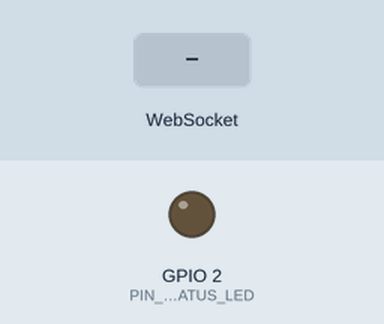
Simulated run of this sketch. Board: ESP32. Parts: output pins drawn as LEDs (lit = HIGH). The inputs (shaded band) are chosen by the test bench. WiFi joins after 1.5 s; servers stay silent unless stated; what the sketch prints to the serial monitor is not drawn.

Above: at 2.8 s.
2.9 s: WebSocket text "CMD:" received
At 3.2 s:
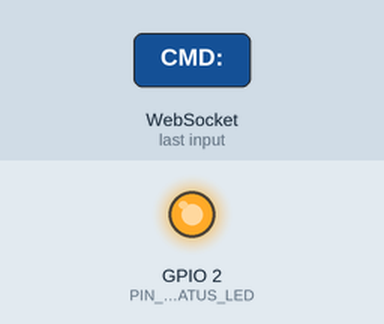
Timing chart, 0 to 5.9 s (numbered marks = the images above; inputs shaded):
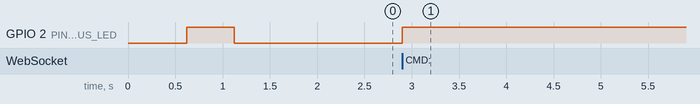

Measured:
- after the input at 2.9 s, GPIO 2 (PIN_STATUS_LED): LOW → HIGH at once

The sketch:

esp32_puente_websocket.ino
```cpp
/**
 * ============================================================================
 * PROYECTO: Cabeza Animatrónica con IA Local
 * NODO: ESP32 DevKit V1 (Pasarela Inalámbrica Wi-Fi WebSocket <-> UART2)
 * ÁREA: Sistemas Embebidos y Robótica
 * ============================================================================
 *
 * DISTRIBUCIÓN DE PINES OFICIAL:
 *   - GPIO 17 (TX2) : Salida UART2 (3.3V) -> Directo a Arduino Pin D2 (RX)
 *   - GPIO 16 (RX2) : Entrada UART2 (3.3V) <- Desde divisor 1k/2k (Arduino D3 TX)
 *   - GPIO 2        : LED azul integrado (Indicador de conexión Wi-Fi/WebSocket)
 *   - GND           : Tierra Común (Unida a Arduino y Fuente Externa de Servos)
 * ============================================================================
 */

#include <WiFi.h>
#include <WebSocketsClient.h>

// ----------------------------------------------------------------------------
// CONFIGURACIÓN DE RED WI-FI Y SERVIDOR PC LOCAL
// ----------------------------------------------------------------------------
// Ingrese el nombre y contraseña de su red Wi-Fi doméstica o punto de acceso:
const char* WIFI_SSID     = "TU_RED_WIFI";
const char* WIFI_PASSWORD = "TU_PASSWORD";

// Dirección IP local de la computadora (donde corre el servidor en Python):
const char* PC_SERVER_IP  = "192.168.1.15";
const uint16_t PC_PORT    = 8000;
const char* WS_PATH       = "/ws/animatronic";

// ----------------------------------------------------------------------------
// PINES Y HARDWARE SERIAL
// ----------------------------------------------------------------------------
#define PIN_UART2_RX  16  // Recibe telemetría desde Arduino (acondicionada a 3.3V)
#define PIN_UART2_TX  17  // Envía comandos hacia Arduino D2 (3.3V nativo)
#define PIN_STATUS_LED 2  // LED azul integrado en placa

// Tasa de baudios optimizada con el Arduino Uno (38400 bps: 4x ancho de banda y 0.16% error)
#define UART2_BAUD_RATE 38400

// ----------------------------------------------------------------------------
// OBJETOS Y VARIABLES GLOBALES
// ----------------------------------------------------------------------------
WebSocketsClient webSocket;
HardwareSerial ArduinoSerial(2); // Usar hardware UART2 del ESP32

String uartBuffer = "";
bool isWebSocketConnected = false;

// Buffer Latest-Command-Wins no bloqueante para evitar desbordamiento del FIFO UART
String pendingCommand = "";
bool hasPendingCommand = false;

// ============================================================================
// MANEJADOR DE EVENTOS WEBSOCKET (CALLBACK)
// ============================================================================

void webSocketEvent(WStype_t type, uint8_t * payload, size_t length) {
  switch (type) {
    case WStype_DISCONNECTED:
      isWebSocketConnected = false;
      digitalWrite(PIN_STATUS_LED, LOW);
      Serial.println(F("[WS] Desconectado del servidor PC local. Reintentando..."));
      break;

    case WStype_CONNECTED:
      isWebSocketConnected = true;
      digitalWrite(PIN_STATUS_LED, HIGH); // LED fijo = Enlace activo
      Serial.println(F("[WS] ¡CONECTADO CON ÉXITO AL SERVIDOR DE LA PC!"));

      // Enviar mensaje de saludo e identificación
      webSocket.sendTXT("HELLO:NODE=ESP32_ANIMATRONIC_V1");
      break;

    case WStype_TEXT:
      {
        String command = String((char*)payload);
        command.trim();

        // Política Latest-Command-Wins para comandos cinemáticos continuos
        if (command.startsWith("CMD:")) {
          pendingCommand = command;
          hasPendingCommand = true;
        } else {
          // Comandos discretos o no continuos: enviar directamente
          ArduinoSerial.println(command);
        }
      }
      break;

    case WStype_BIN:
    case WStype_ERROR:
    case WStype_FRAGMENT_TEXT_START:
    case WStype_FRAGMENT_BIN_START:
    case WStype_FRAGMENT:
    case WStype_FRAGMENT_FIN:
    case WStype_PING:
    case WStype_PONG:
      break;
  }
}

// ============================================================================
// CONEXIÓN A LA RED WI-FI
// ============================================================================

void connectWiFi() {
  Serial.print(F("\n[WIFI] Conectando a red: "));
  Serial.println(WIFI_SSID);

  WiFi.mode(WIFI_STA);
  WiFi.begin(WIFI_SSID, WIFI_PASSWORD);

  int attempts = 0;
  while (WiFi.status() != WL_CONNECTED && attempts < 30) {
    delay(500);
    digitalWrite(PIN_STATUS_LED, !digitalRead(PIN_STATUS_LED)); // Parpadeo rápido
    Serial.print(F("."));
    attempts++;
  }

  if (WiFi.status() == WL_CONNECTED) {
    digitalWrite(PIN_STATUS_LED, LOW);
    Serial.println(F("\n[WIFI] ¡Conexión establecida con éxito!"));
    Serial.print(F("[WIFI] IP asignada al ESP32: "));
    Serial.println(WiFi.localIP());
  } else {
    Serial.println(F("\n[ERROR] No se pudo conectar a la red Wi-Fi. Revise credenciales."));
  }
}

// ============================================================================
// SETUP
// ============================================================================

void setup() {
  // Puerto serie USB para depuración con la computadora
  Serial.begin(115200);
  delay(100);

  // Configuración de LED de estado
  pinMode(PIN_STATUS_LED, OUTPUT);
  digitalWrite(PIN_STATUS_LED, LOW);

  // Inicializar Hardware UART2 para comunicación de alta velocidad con Arduino Uno
  // 38400 baudios: 4x ancho de banda frente a 9600 bps originales
  ArduinoSerial.begin(UART2_BAUD_RATE, SERIAL_8N1, PIN_UART2_RX, PIN_UART2_TX);

  Serial.println(F("=================================================="));
  Serial.println(F(" ESP32 DevKit V1: Pasarela Wi-Fi WebSocket <-> UART2 "));
  Serial.println(F(" Hardware UART2: GPIO 16 (RX2), GPIO 17 (TX2)     "));
  Serial.println(F(" Baudrate: 38400 bps (Optimizado Latest-Frame)    "));
  Serial.println(F("=================================================="));

  // Conectar a la red inalámbrica
  connectWiFi();

  // Configuración del cliente WebSocket hacia la PC
  Serial.print(F("[WS] Configurando cliente hacia: ws://"));
  Serial.print(PC_SERVER_IP);
  Serial.print(F(":"));
  Serial.print(PC_PORT);
  Serial.println(WS_PATH);

  webSocket.begin(PC_SERVER_IP, PC_PORT, WS_PATH);
  webSocket.onEvent(webSocketEvent);
  webSocket.setReconnectInterval(2000); // Reintentar reconexión cada 2 segundos
  webSocket.enableHeartbeat(5000, 3000, 2); // Mantener enlace activo
}

// ============================================================================
// LOOP PRINCIPAL (No bloqueante, alta prioridad)
// ============================================================================

void loop() {
  // 1. Mantener la pila de red y el protocolo WebSocket activos con máxima prioridad
  webSocket.loop();

  // 2. Transmisión no bloqueante hacia Arduino Uno con buffer Latest-Command-Wins
  if (hasPendingCommand) {
    if (ArduinoSerial.availableForWrite() >= (int)(pendingCommand.length() + 2)) {
      ArduinoSerial.println(pendingCommand);
      hasPendingCommand = false;
    }
  }

  // 3. Verificar si hay datos que provienen del Arduino (Telemetría de sensores)
  while (ArduinoSerial.available() > 0) {
    char c = ArduinoSerial.read();
    if (c == '\n' || c == '\r') {
      if (uartBuffer.length() > 0) {
        // Si estamos conectados por WebSocket a la PC, enviar de inmediato
        if (isWebSocketConnected) {
          webSocket.sendTXT(uartBuffer);
        }
        uartBuffer = "";
      }
    } else {
      if (uartBuffer.length() < 128) {
        uartBuffer += c;
      }
    }
  }

  // 4. Reconexión Wi-Fi automática si se pierde la señal
  if (WiFi.status() != WL_CONNECTED) {
    static unsigned long lastWiFiCheck = 0;
    if (millis() - lastWiFiCheck > 10000) {
      lastWiFiCheck = millis();
      Serial.println(F("[WIFI] Señal perdida. Intentando reconectar..."));
      WiFi.reconnect();
    }
  }
}
```
